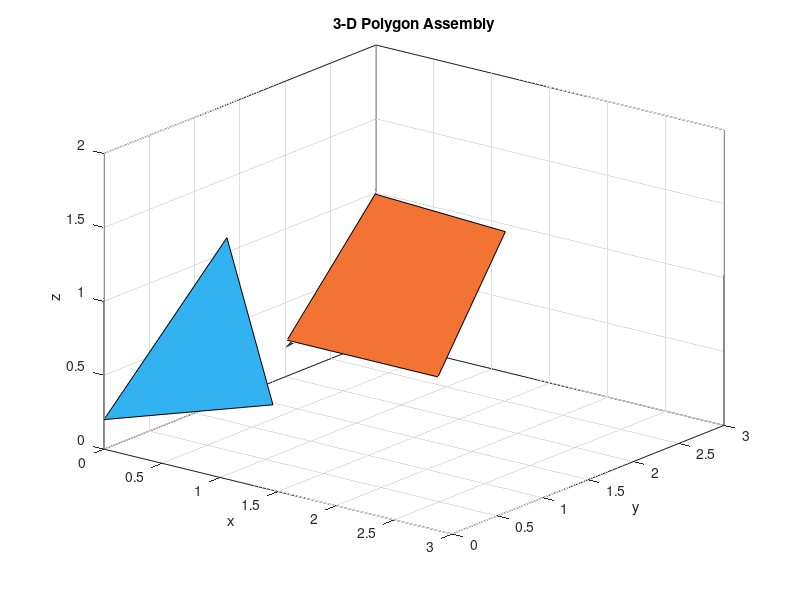

Write MATLAB code to recreate this figure.
x1 = [0 1.3 0.2];
y1 = [0 0.2 1.1];
z1 = [0.2 0.5 1.2];
x2 = [1.5 2.8 2.6 1.4];
y2 = [0.1 0.1 1.1 1.2];
z2 = [1.0 1.0 1.7 1.7];
x3 = [0.4 1.2 0.8];
y3 = [1.5 1.7 2.6];
z3 = [0.4 1.3 0.8];

fill3(x1, y1, z1, [0.2 0.7 0.95], x2, y2, z2, [0.95 0.45 0.2], x3, y3, z3, [0.4 0.85 0.45]);
title('3-D Polygon Assembly');
xlabel('x');
ylabel('y');
zlabel('z');
view(38, 25);
grid on;
